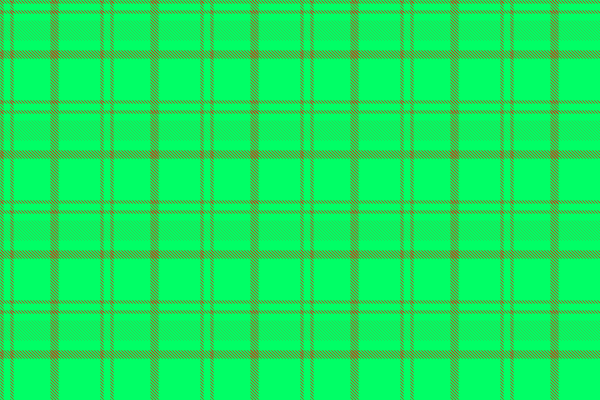
Frame 1 (no input)
Frame 2 (the mouse pressed at the canvas centre, redrawn once): identical to frame 1, image omitted

The Processing sketch that drew this single still picture (run headless with seeded random() and noise(); the mouse was pressed at the canvas centre and the sketch redrawn once):

// Processing sketch: processing_164374
// ── processing_164374.pde

void setup() {
  size(600, 400);
  smooth();
  strokeWeight(0.1);
  background(255);
  colorMode(HSB, 20);
  noLoop();
}

void draw() {
  background(8, 26, 165);

  stroke(232, 49, 194);
  grid(0, 0, 3, 100);
  grid(10, 10, 3, 100);


  stroke(79, 240, 163);
  grid(50, 50, 8, 100);


  stroke(236, 128, 159);
  int yPos = 20;
  while (yPos < height) {
    row(yPos, 20, 3);
    yPos+=100;
  }
  save("nameOfTartan.png");
}


void grid(int xPos, int yPos, int strokeHeight, int d) {
  for (int x=xPos;x<width;x+=d) {
    for (int y=yPos;y<width;y+=d) {
      col(x, strokeHeight, 3);
      row(y, strokeHeight, 3);
    }
  }
}
void row(int yPos, int strokeHeight, int d) {
  for (int x=0-strokeHeight;x<width;x+=d) {
    line(x, yPos, x+strokeHeight, yPos+strokeHeight);
  }
}
void col(int xPos, int strokeHeight, int d) {
  for (int y=0-strokeHeight;y<height;y+=d) {
    line(xPos, y, xPos+strokeHeight, y+strokeHeight);
  }
}
